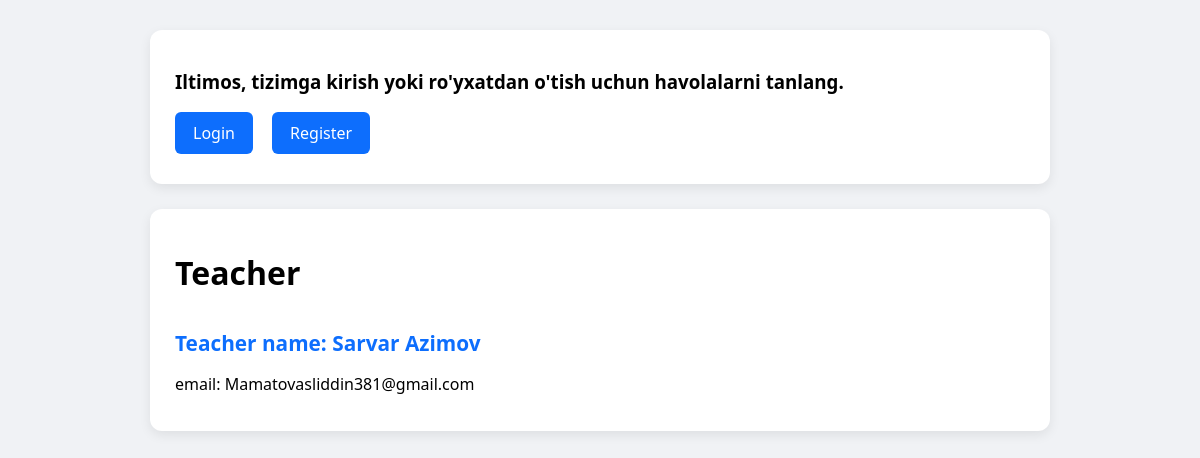
/teacher/, run on an earlier commit of the app's database.
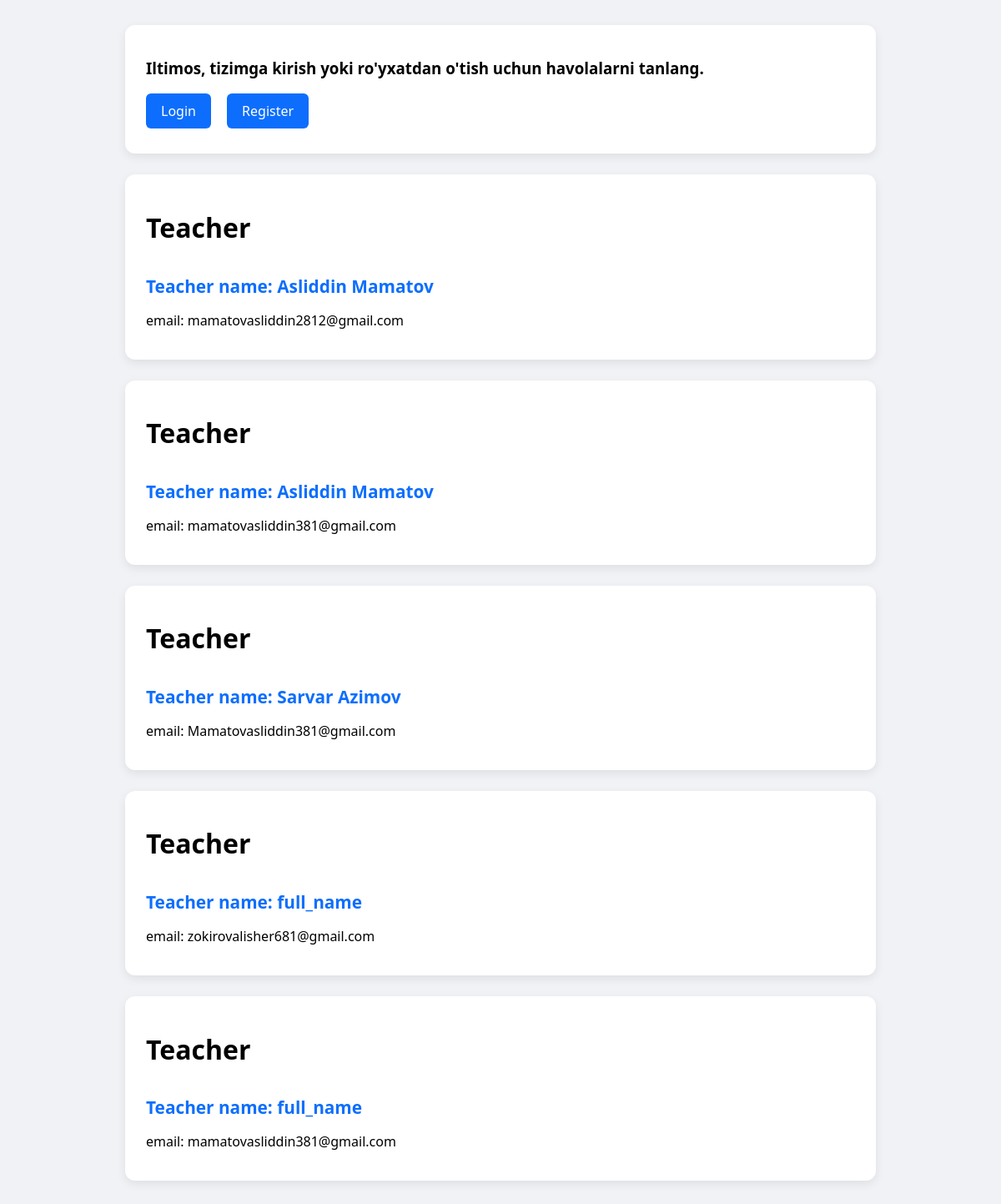
And on a later commit of the database.
### teachers/models.py (models this page shows, shortened)
class Teacher(models.Model):
    subject_choice = [
        ('math', 'Math'),
        ('physics', 'Physics'),
        ('english', 'English'),
    ]
    name = models.CharField(max_length=100)
    email = models.EmailField()
    experience_year = models.FloatField()
    subject = models.CharField(max_length=100, choices=subject_choice,null=True,blank=True)
    class Meta:
        db_table = 'teacher'
        ordering = ['name']
        verbose_name = 'Teacher'
        verbose_name_plural = 'Teachers'

### teachers/views.py (the view)
# urls.py: path('teacher/', teacher_list, name='teacher_list'),
def teacher_list(request):
    teacher_list = Teacher.objects.all()
    return render(request,'teacher/list.html',{'teacher_list':teacher_list})

### Template/teacher/list.html (shortened to what this page needs)
{% extends 'base.html' %}
{% load static %}
{% block content %}
<div class="row">
    {% for teacher in teacher_list %}
        <div class="card">
            <div class="card-header">
                <h1>Teacher</h1>
            </div>
            <div class="card-body">
                <h5 class="card-title">
                        Teacher name: {{ teacher.name }}
                </h5>
                <p class="card-text">email: {{ teacher.email }}</p>
            </div>
        </div>
    {% endfor %}
</div>
{% endblock %}

### Template/base.html (shortened to what this page needs)
<!DOCTYPE html>
<html lang="uz">
<head>
</head>
<body>
<div class="container">
        {% if user.is_authenticated %}
            Salom, {{ user.username }} |
            <a href="{% url 'logout' %}">Chiqish</a>
        {% else %}
            <div class="card">
                <h3>Iltimos, tizimga kirish yoki ro'yxatdan o'tish uchun havolalarni tanlang.</h3>
                <a class="nav-link" href="{% url 'login' %}">Login</a>
                <a class="nav-link" href="{% url 'register' %}">Register</a>
            </div>
        {% endif %}
    {% block content %}{% endblock %}
</div>
</body>
</html>

### Template/base.html (style rules this page uses)
body { font-family: 'Segoe UI', sans-serif; background-color: #f0f2f5; margin: 0; padding: 0; }
.container { max-width: 900px; margin: 30px auto; padding: 0 20px; }
.card { background: white; border-radius: 12px; box-shadow: 0 4px 12px rgba(0, 0, 0, 0.08); margin-bottom: 25px; padding: 20px 25px; transition: transform 0.2s ease; }
.card-title { font-size: 1.3rem; font-weight: 600; color: #0d6efd; margin-bottom: 15px; }
.nav-link { display: inline-block; margin-right: 15px; margin-bottom: 10px; padding: 10px 18px; background-color: #0d6efd; color: white !important; border-radius: 6px; font-weight: 500; text-decoration: none; transition: background-color 0.3s ease; }

What changed in the data, as far as the page shows it:
added Teacher: name "Asliddin Mamatov", email "mamatovasliddin2812@gmail.com"
added Teacher: name "Asliddin Mamatov", email "mamatovasliddin381@gmail.com"
added Teacher: name "full_name", email "zokirovalisher681@gmail.com"
added Teacher: name "full_name", email "mamatovasliddin381@gmail.com"
